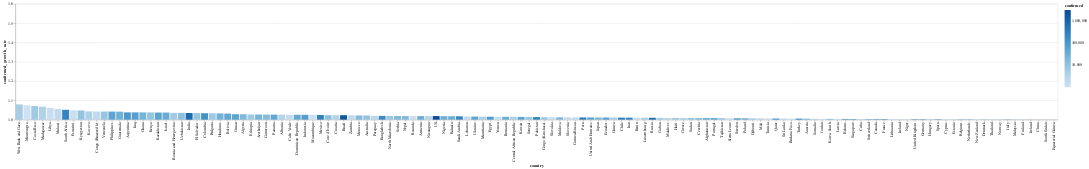

Source (notebook cell):
### Markdown cell above
# Tasa de contagios por país

El color corresponde con la cantidad de casos confirmados

### Code cell
today_df = global_df[
    (global_df.date == global_df.date.max()) & 
    (global_df.confirmed > 1000)
]


alt.Chart(today_df).mark_bar().encode(
    x=alt.X(
        'country', 
        sort=list(
            today_df.set_index('country')
                    .confirmed_growth_rate
                    .sort_values()
                    .index[::-1]
        )
    ),
    y=alt.X(
        'confirmed_growth_rate', 
        scale=alt.Scale(domain=[1, 1.6], clamp=True)
    ),
    color=alt.Color('confirmed', scale=alt.Scale(type='log')),
    tooltip=list(today_df.columns)
)

### Figure 1 — Vega-Lite specification as saved in the notebook (floating-point values rounded to 4 significant figures; data arrays with more than 128 entries replaced by an {"elided": "..."} marker saying what was removed)
{"config": {"view": {"continuousWidth": 400, "continuousHeight": 300}}, "data": {"name": "data-2f2d60ac05ff079159a5ac1e4238359f"}, "mark": "bar", "encoding": {"color": {"type": "quantitative", "field": "confirmed", "scale": {"type": "log"}}, "tooltip": [{"type": "temporal", "field": "date"}, {"type": "nominal", "field": "country"}, {"type": "quantitative", "field": "confirmed"}, {"type": "quantitative", "field": "recovered"}, {"type": "quantitative", "field": "death"}, {"type": "quantitative", "field": "confirmed_growth_rate"}, {"type": "quantitative", "field": "death_growth_rate"}, {"type": "temporal", "field": "first_infaction_date"}, {"type": "quantitative", "field": "days_from_first_infection"}, {"type": "temporal", "field": "tenth_infaction_date"}, {"type": "quantitative", "field": "days_from_tenth_infection"}, {"type": "temporal", "field": "first_death_date"}, {"type": "quantitative", "field": "days_from_first_death"}, {"type": "temporal", "field": "tenth_death_date"}, {"type": "quantitative", "field": "days_from_tenth_death"}], "x": {"type": "nominal", "field": "country", "sort": {"elided": "135 str values"}}, "y": {"type": "quantitative", "field": "confirmed_growth_rate", "scale": {"clamp": true, "domain": [1, 1.6]}}}, "$schema": "https://vega.github.io/schema/vega-lite/v4.8.1.json", "datasets": {"data-2f2d60ac05ff079159a5ac1e4238359f": {"elided": "135 records"}}}
